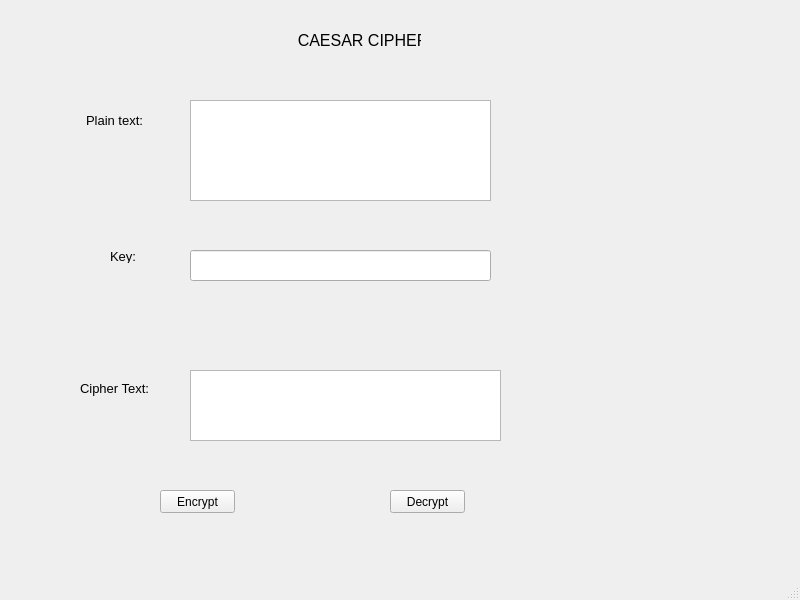
<?xml version="1.0" encoding="UTF-8"?>
<ui version="4.0">
 <class>MainWindow</class>
 <widget class="QMainWindow" name="MainWindow">
  <property name="geometry">
   <rect>
    <x>0</x>
    <y>0</y>
    <width>800</width>
    <height>600</height>
   </rect>
  </property>
  <property name="windowTitle">
   <string>MainWindow</string>
  </property>
  <widget class="QWidget" name="centralwidget">
   <widget class="QLabel" name="label">
    <property name="geometry">
     <rect>
      <x>280</x>
      <y>20</y>
      <width>141</width>
      <height>41</height>
     </rect>
    </property>
    <property name="font">
     <font>
      <family>MS Shell Dlg 2</family>
      <pointsize>12</pointsize>
     </font>
    </property>
    <property name="text">
     <string>    CAESAR CIPHER </string>
    </property>
   </widget>
   <widget class="QLabel" name="label_2">
    <property name="geometry">
     <rect>
      <x>86</x>
      <y>110</y>
      <width>61</width>
      <height>20</height>
     </rect>
    </property>
    <property name="font">
     <font>
      <pointsize>10</pointsize>
     </font>
    </property>
    <property name="text">
     <string>Plain text:</string>
    </property>
   </widget>
   <widget class="QLabel" name="label_3">
    <property name="geometry">
     <rect>
      <x>110</x>
      <y>250</y>
      <width>47</width>
      <height>13</height>
     </rect>
    </property>
    <property name="font">
     <font>
      <pointsize>10</pointsize>
     </font>
    </property>
    <property name="text">
     <string>Key:</string>
    </property>
   </widget>
   <widget class="QLabel" name="label_4">
    <property name="geometry">
     <rect>
      <x>80</x>
      <y>380</y>
      <width>71</width>
      <height>16</height>
     </rect>
    </property>
    <property name="font">
     <font>
      <pointsize>10</pointsize>
     </font>
    </property>
    <property name="text">
     <string>Cipher Text:</string>
    </property>
   </widget>
   <widget class="QPushButton" name="btnEncrypt">
    <property name="geometry">
     <rect>
      <x>160</x>
      <y>490</y>
      <width>75</width>
      <height>23</height>
     </rect>
    </property>
    <property name="text">
     <string>Encrypt</string>
    </property>
   </widget>
   <widget class="QPushButton" name="btnDecrypt">
    <property name="geometry">
     <rect>
      <x>390</x>
      <y>490</y>
      <width>75</width>
      <height>23</height>
     </rect>
    </property>
    <property name="text">
     <string>Decrypt</string>
    </property>
   </widget>
   <widget class="QLineEdit" name="txtKey">
    <property name="geometry">
     <rect>
      <x>190</x>
      <y>250</y>
      <width>301</width>
      <height>31</height>
     </rect>
    </property>
   </widget>
   <widget class="QTextEdit" name="textEdit">
    <property name="geometry">
     <rect>
      <x>190</x>
      <y>100</y>
      <width>301</width>
      <height>101</height>
     </rect>
    </property>
   </widget>
   <widget class="QTextEdit" name="textEdit_2">
    <property name="geometry">
     <rect>
      <x>190</x>
      <y>370</y>
      <width>311</width>
      <height>71</height>
     </rect>
    </property>
   </widget>
  </widget>
  <widget class="QMenuBar" name="menubar">
   <property name="geometry">
    <rect>
     <x>0</x>
     <y>0</y>
     <width>800</width>
     <height>21</height>
    </rect>
   </property>
  </widget>
  <widget class="QStatusBar" name="statusbar"/>
 </widget>
 <resources/>
 <connections/>
</ui>
